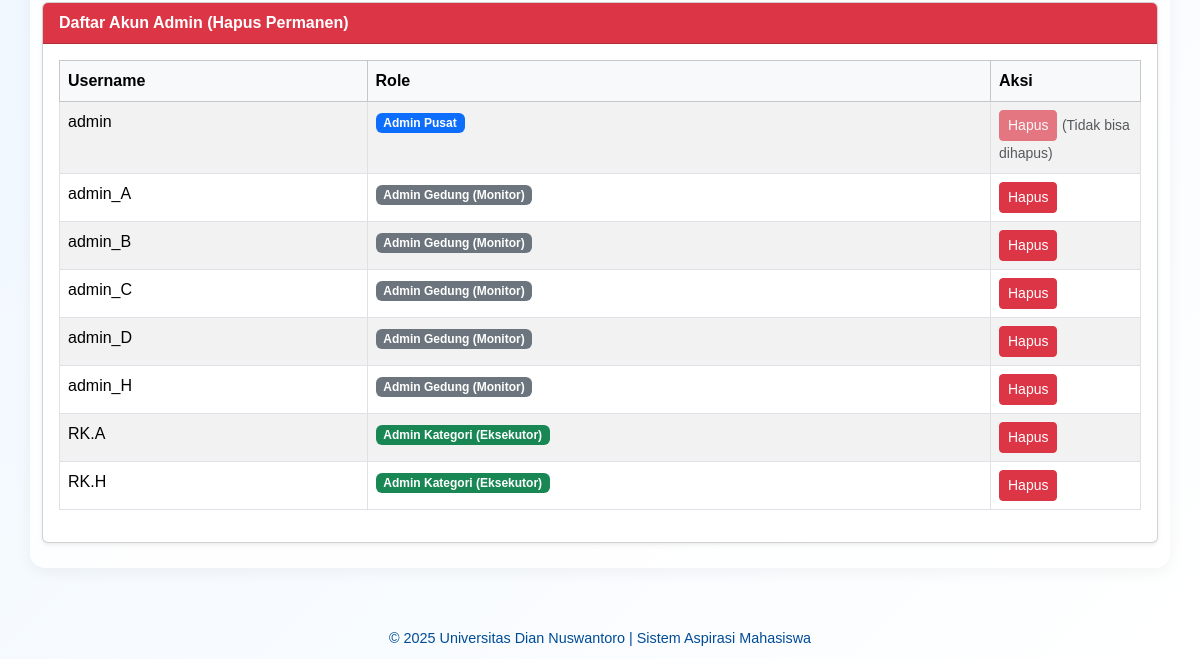
Before: /admin.php?page=manajemen_admin (signed in, lower part) with the older database file.
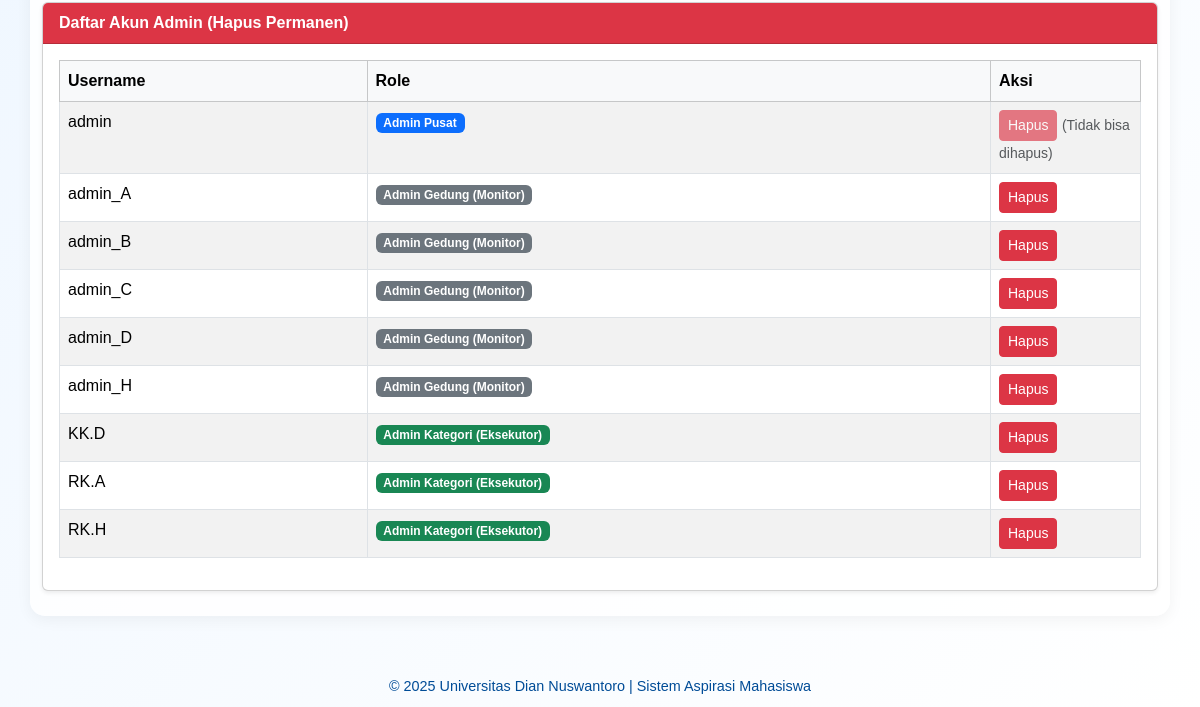
After: the same page with the newer database file.
### tables this page shows
CREATE TABLE `user` (
  `id` int(11) NOT NULL,
  `username` varchar(50) NOT NULL,
  `password` varchar(255) NOT NULL,
  `role` enum('admin','mahasiswa') NOT NULL,
  `is_superadmin` tinyint(1) NOT NULL DEFAULT 0,
  `can_ubah_status` tinyint(1) NOT NULL DEFAULT 0 COMMENT '0=Monitor, 1=Bisa Ubah Status'
);

### manajemen_admin.php (the view, shortened to what this page needs)
<?php
$daftar_semua_admin = $koneksi->query("
    SELECT id, username, is_superadmin, can_ubah_status
    FROM user
    WHERE role = 'admin'
    ORDER BY username ASC
");
?>
<div class="row">
    <div class="col-12">
        <div class="card shadow-sm">
            <div class="card-header bg-danger text-white fw-semibold">
                Daftar Akun Admin (Hapus Permanen)
            </div>
            <div class="card-body">
                <div class="table-responsive">
                    <table class="table table-bordered table-striped table-hover">
                        <thead class="table-light">
                            <tr>
                                <th>Username</th>
                                <th>Role</th>
                                <th style="width: 150px;">Aksi</th>
                            </tr>
                        </thead>
                        <tbody>
                            <?php if ($daftar_semua_admin->num_rows > 0): ?>
                                <?php while($admin = $daftar_semua_admin->fetch_assoc()): ?>
                                    <tr>
                                        <td><?= htmlspecialchars($admin['username']) ?></td>
                                        <td>
                                            <?php if ($admin['is_superadmin'] == 1): ?>
                                                <span class="badge bg-primary">Admin Pusat</span>
                                            <?php elseif ($admin['can_ubah_status'] == 1): ?>
                                                <span class="badge bg-success">Admin Kategori (Eksekutor)</span>
                                            <?php else: ?>
                                                <span class="badge bg-secondary">Admin Gedung (Monitor)</span>
                                            <?php endif; ?>
                                        </td>
                                        <td>
                                            <?php
                                            if ((int)$admin['id'] === (int)$_SESSION['user_id'] || (int)$admin['id'] === 1):
                                            ?>
                                                <button type="button" class="btn btn-danger btn-sm" disabled>Hapus</button>
                                                <small class="text-muted">(Tidak bisa dihapus)</small>
                                            <?php else: ?>
                                                <button type="button" class="btn btn-danger btn-sm"
                                                        data-bs-toggle="modal"
                                                        data-bs-target="#konfirmasiHapusModal"
                                                        data-pesan="PERINGATAN: Menghapus admin '<?= htmlspecialchars($admin['username']) ?>' bersifat PERMANEN dan akan menghapus semua penugasannya. Anda yakin?"
                                                        data-form-id="form-hapus-admin-<?= (int)$admin['id'] ?>">
                                                    Hapus
                                                </button>
                                            <?php endif; ?>
                                        </td>
                                    </tr>
                                <?php endwhile; ?>
                            <?php else: ?>
                                <tr>
                                    <td colspan="3" class="text-center text-muted">Tidak ada akun admin.</td>
                                </tr>
                            <?php endif; ?>
                        </tbody>
                    </table>
                </div>
            </div>
        </div>
    </div>
</div>

Changed rows visible on the page:
added user: username "KK.D", is_superadmin "Admin Kategori (Eksekutor)"
